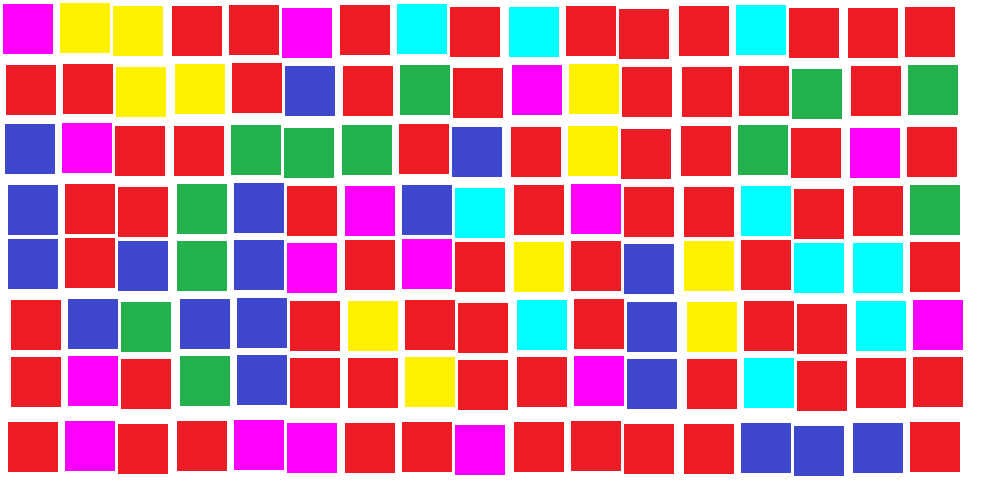
//> input picture Actividad 2/img.png, 1000 x 500 px
$ ./Actividad_2   (built with g++ and OpenCV 4)
//> lines starting //> are read from the running program, lines starting //| are printed output that depends on the picture; after the words box and inside, x2 and y2 are one past the last pixel; in counts of white or black regions, pixels touching at a corner belong together
#include <iostream>
#include <opencv2/opencv.hpp>

using namespace std;
using namespace cv;

int main()
{
    //cargamos la imagen y la mostramos
    Mat img_orig = imread("img.png", IMREAD_COLOR);
//> img_orig is the input picture: 500 rows x 1000 cols, CV_8UC3; mean B, G, R 150.9, 134.6, 204.6
    imshow("img_orig", img_orig);
    waitKey(500);

    //la convertimos a hsv, ya que es mas facil diferenciar colores
    Mat img_hsv;
    cvtColor(img_orig, img_hsv, COLOR_BGR2HSV);
//> img_hsv: 500 rows x 1000 cols, CV_8UC3; mean H, S, V 94.2, 152.8, 239.4

    //establecemos los rangos para cada color, dividimos por dos porque el rango va de 0 a 180, no a 360, restamos 1  en el tope superior porque los rangos son cerrados
    int low_H_rojo1 = 0 / 2, high_H_rojo1 = 30 / 2 -1;
    int low_H_amarillo = 30 / 2, high_H_amarillo = 90 / 2 -1;
    int low_H_verde = 90 / 2, high_H_verde = 150 / 2 - 1;
    int low_H_cian = 150 / 2, high_H_cian = 210 / 2 - 1;
    int low_H_azul = 210 / 2, high_H_azul = 270 / 2 - 1;
    int low_H_magenta = 270 / 2, high_H_magenta = 330 / 2 - 1;
    int low_H_rojo2 = 330 / 2, high_H_rojo2 = 360 / 2 - 1;

    //establecemos los rangos para el s y el v, esto nos sirve para que los blancos y negros no sean confundidos con algun color
    int low_S = 20, high_S = 255;
    int low_V = 20, high_V = 255;

    //Para cada rango, obtenemos una imagen con solamente los pixels que se encuentran en ese rango
    Mat en_rango_rojo1, en_rango_amarillo, en_rango_verde, en_rango_cian, en_rango_azul, en_rango_magenta, en_rango_rojo2;
    inRange(img_hsv, Scalar(low_H_rojo1,low_S,low_V), Scalar(high_H_rojo1,high_S,high_V), en_rango_rojo1);
//> en_rango_rojo1: 500 rows x 1000 cols, CV_8UC1; every value is 0
    inRange(img_hsv, Scalar(low_H_amarillo, low_S, low_V), Scalar(high_H_amarillo, high_S, high_V), en_rango_amarillo);
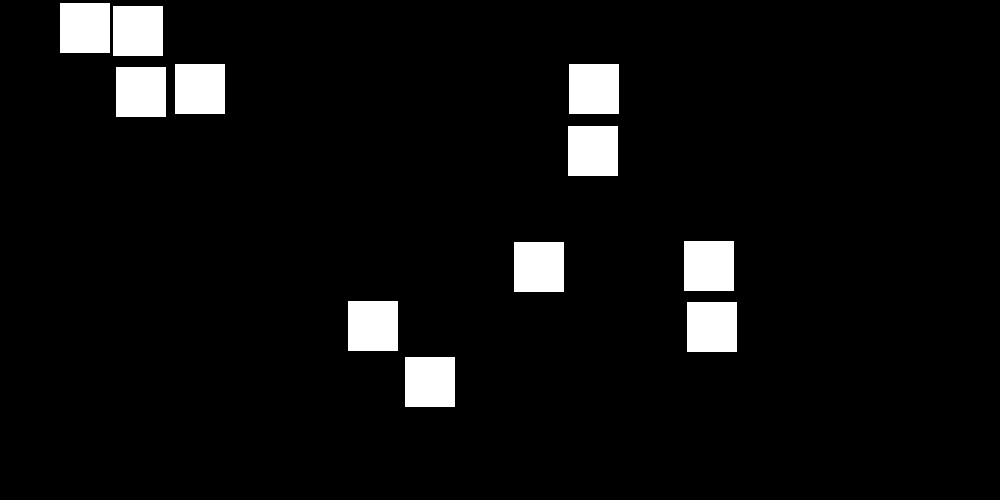
//> en_rango_amarillo: 500 rows x 1000 cols, CV_8UC1; 5.5% white; 11 white regions, largest, box (x1, y1, x2, y2) and area: (60, 3, 110, 53) 2500, (113, 6, 163, 56) 2500, (175, 64, 225, 114) 2500
    inRange(img_hsv, Scalar(low_H_verde, low_S, low_V), Scalar(high_H_verde, high_S, high_V), en_rango_verde);
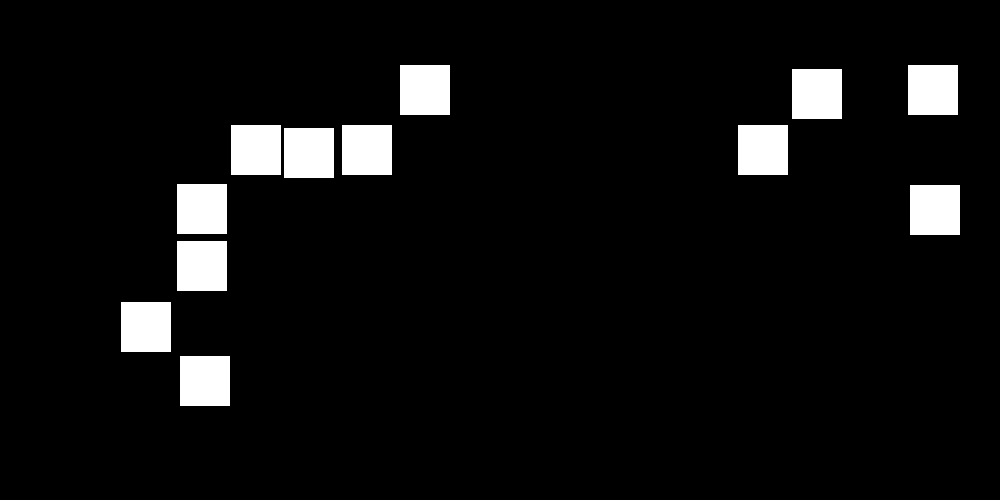
//> en_rango_verde: 500 rows x 1000 cols, CV_8UC1; 6% white; 12 white regions, largest, box (x1, y1, x2, y2) and area: (400, 65, 450, 115) 2500, (908, 65, 958, 115) 2500, (792, 69, 842, 119) 2500
    inRange(img_hsv, Scalar(low_H_cian, low_S, low_V), Scalar(high_H_cian, high_S, high_V), en_rango_cian);
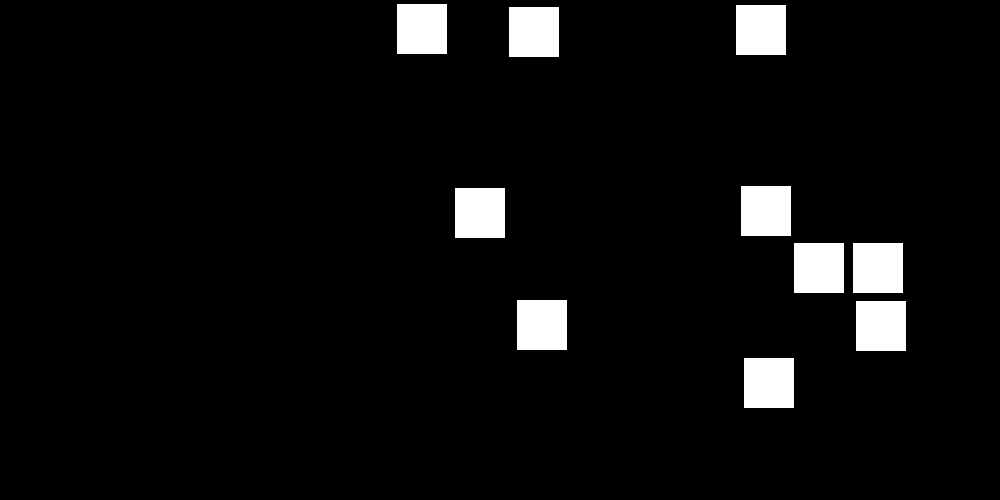
//> en_rango_cian: 500 rows x 1000 cols, CV_8UC1; 5% white; 10 white regions, largest, box (x1, y1, x2, y2) and area: (397, 4, 447, 54) 2500, (736, 5, 786, 55) 2500, (509, 7, 559, 57) 2500
    inRange(img_hsv, Scalar(low_H_azul, low_S, low_V), Scalar(high_H_azul, high_S, high_V), en_rango_azul);
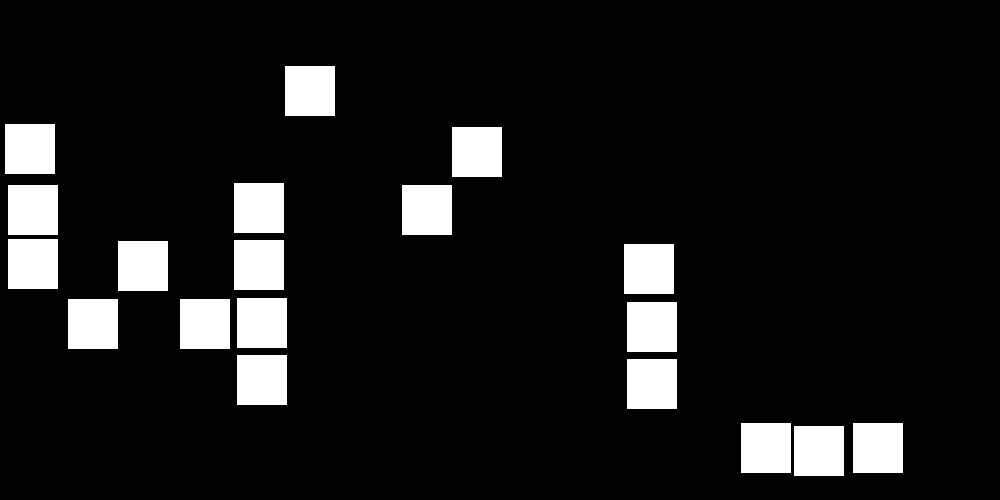
//> en_rango_azul: 500 rows x 1000 cols, CV_8UC1; 9.5% white; 19 white regions, largest, box (x1, y1, x2, y2) and area: (285, 66, 335, 116) 2500, (5, 124, 55, 174) 2500, (452, 127, 502, 177) 2500
    inRange(img_hsv, Scalar(low_H_magenta,low_S,low_V), Scalar(high_H_magenta, high_S, high_V), en_rango_magenta);
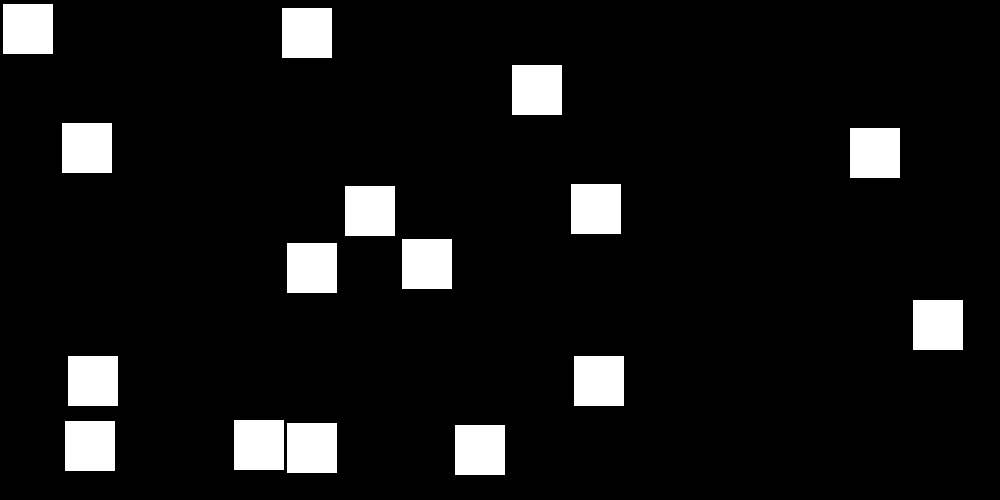
//> en_rango_magenta: 500 rows x 1000 cols, CV_8UC1; 8% white; 16 white regions, largest, box (x1, y1, x2, y2) and area: (3, 4, 53, 54) 2500, (282, 8, 332, 58) 2500, (512, 65, 562, 115) 2500
    inRange(img_hsv, Scalar(low_H_rojo2, low_S, low_V), Scalar(high_H_rojo2, high_S, high_V), en_rango_rojo2);
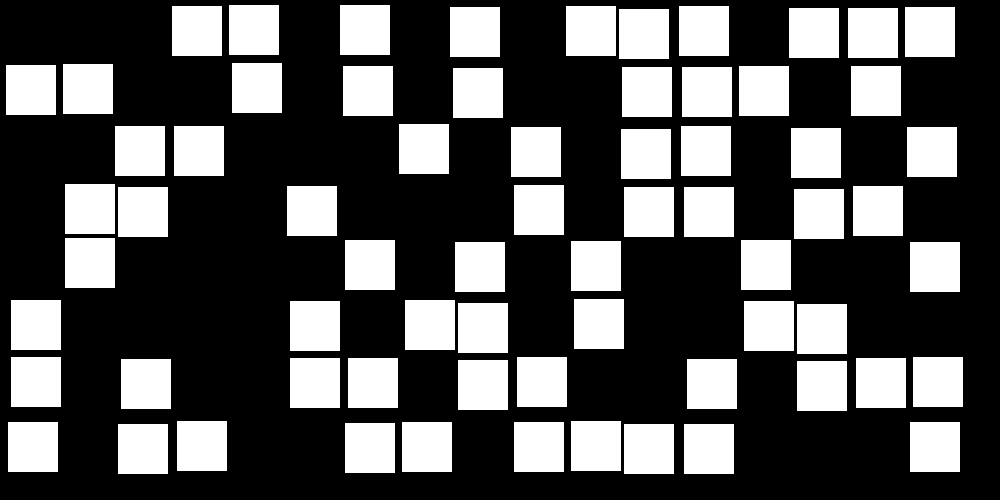
//> en_rango_rojo2: 500 rows x 1000 cols, CV_8UC1; 34% white; 68 white regions, largest, box (x1, y1, x2, y2) and area: (229, 5, 279, 55) 2500, (340, 5, 390, 55) 2500, (172, 6, 222, 56) 2500

    //obtenemos la cantidad de pixeles que se encuentran dentro de cada rango
    int cant_rojo = countNonZero(en_rango_rojo1) + countNonZero(en_rango_rojo2);
//> cant_rojo = 170000
    int cant_amarillo = countNonZero(en_rango_amarillo);
//> cant_amarillo = 27500
    int cant_verde = countNonZero(en_rango_verde);
//> cant_verde = 30000
    int cant_cian = countNonZero(en_rango_cian);
//> cant_cian = 25000
    int cant_azul = countNonZero(en_rango_azul);
//> cant_azul = 47500
    int cant_magenta = countNonZero(en_rango_magenta);
//> cant_magenta = 40000

    //establecemos cuantos pixels ocupa un objeto
    int pixels_objeto;
    cout << "cuantos pixels ocupa un objeto?" << endl;
    cin >> pixels_objeto;
//> the answer given: 3

    //calculamos cuantos objetos de cada color hay
    int objetos_rojo = cant_rojo / pixels_objeto;
//> objetos_rojo = 56666
    int objetos_amarillo = cant_amarillo / pixels_objeto;
//> objetos_amarillo = 9166
    int objetos_verde = cant_verde / pixels_objeto;
//> objetos_verde = 10000
    int objetos_cian = cant_cian / pixels_objeto;
//> objetos_cian = 8333
    int objetos_azul = cant_azul / pixels_objeto;
//> objetos_azul = 15833
    int objetos_magenta = cant_magenta / pixels_objeto;
//> objetos_magenta = 13333

    //imprimimos por pantalla los resultados
    cout << "Rojo: " << objetos_rojo << endl;
//| Rojo: 56666
    cout << "Amarillo: " << objetos_amarillo << endl;
//| Amarillo: 9166
    cout << "Verde: " << objetos_verde << endl;
//| Verde: 10000
    cout << "Cian: " << objetos_cian << endl;
//| Cian: 8333
    cout << "Azul: " << objetos_azul << endl;
//| Azul: 15833
    cout << "Magenta: " << objetos_magenta << endl;
//| Magenta: 13333

    //system("pause");
    cout << "Presione enter para continuar" << endl;
	std::cin.clear();
	cin.ignore(std::numeric_limits<std::streamsize>::max(), '\n');
	cin.get();
    destroyAllWindows();
}

//rangos de hue
//h0 rojo
//
//h60 amarillo
//
//h120 verde
//
//h180 cian
//
//h240 azul
//
//h300 magenta
